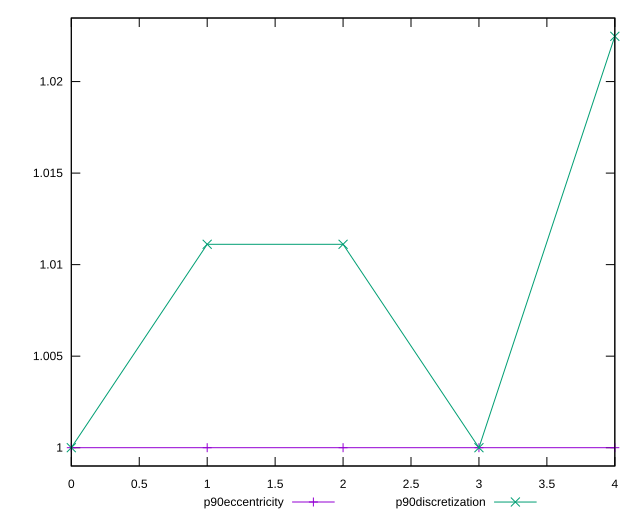

This figure's gnuplot source:
reset

$p90Eccentricity <<EOF
0 1
1 1.0000000000000002
2 0.9999999999999999
3 0.9999999999999999
4 1.0000000000000002
EOF

$p90Discretization <<EOF
0 1
1 1.011111111111111
2 1.011111111111111
3 1
4 1.0224719101123596
EOF

set key outside below
set xrange [0:4]
set yrange [0.9989999999999999:1.0234719101123595]
set trange [0.9989999999999999:1.0234719101123595]
set terminal svg size 640, 520 enhanced background rgb 'white'
set output "report_00009_2021-02-08T22-37-41.559Z/server-response-time/progression/eccentricity.svg"

plot $p90Eccentricity title "p90eccentricity" with linespoints, \
     $p90Discretization title "p90discretization" with linespoints

reset
